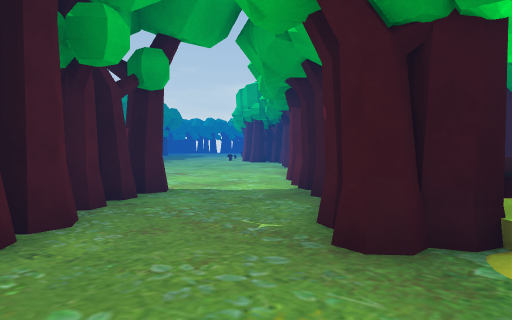
[1] (above)

24 first-person views from a walk through a scene from a Unity 3-D project. The camera is 1.4 m above the floor, tilts 2° down and sees 70° across. The floor is counted in squares, 2 m on a side. Each view is taken from the middle of a square. On the plan, view 1 faces up. The plan holds only what a view shows up to about 11 squares ahead; the rest is blank. The place goes on beyond the plan. Door leaves are left out, so doorways stand open.

[2]
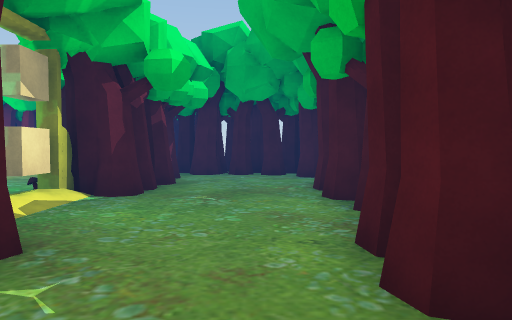

[3]
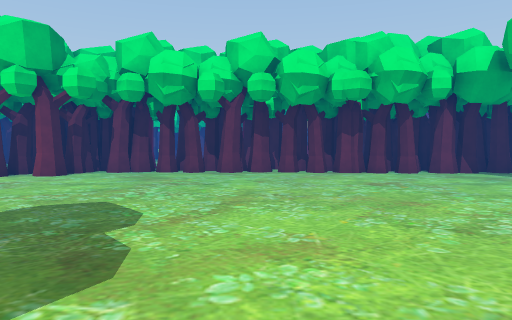

[4]
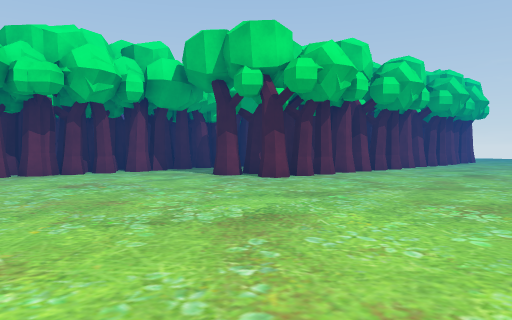

[5]
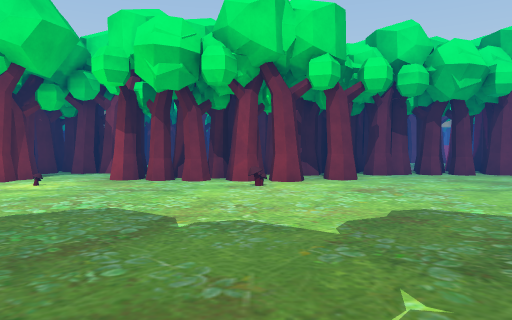

[6]
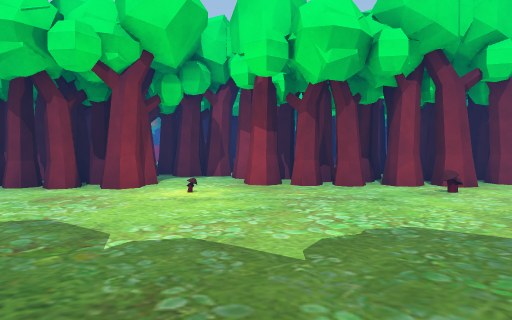

[7]
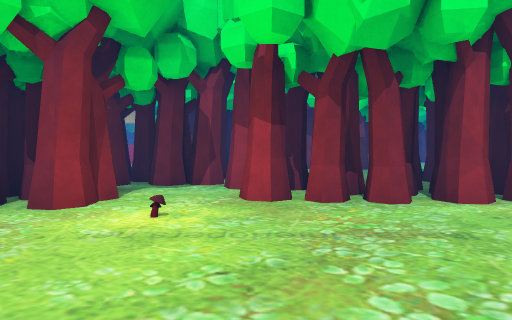

[8]
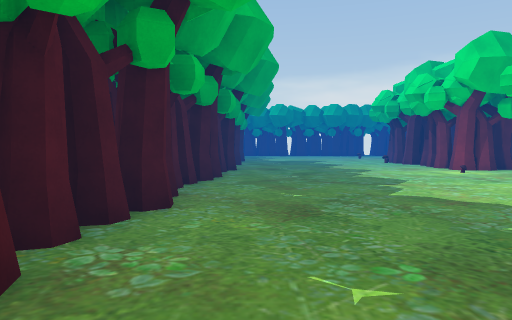

[9]
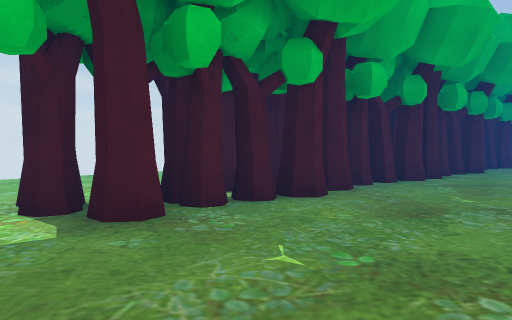

[10]
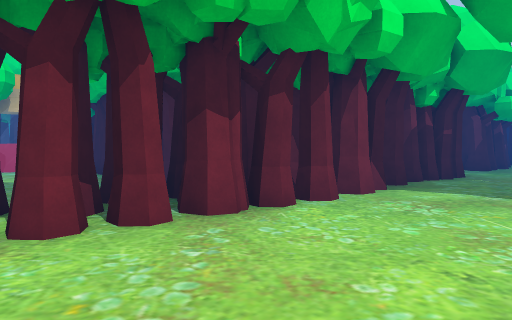

[11]
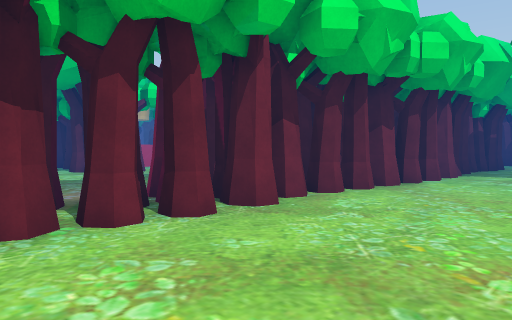

[12]
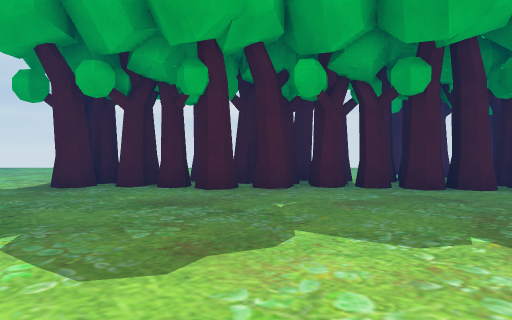

[13]
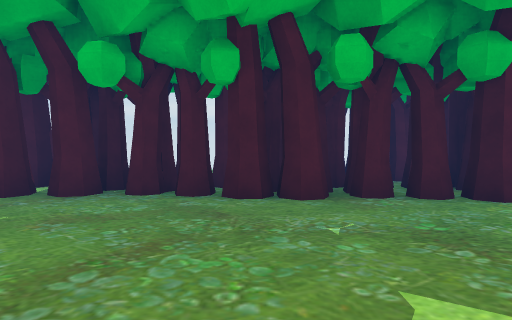

[14]
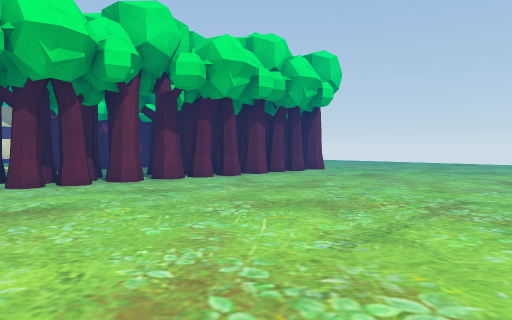

[15]
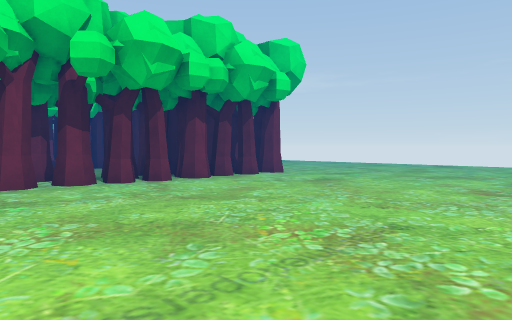

[16]
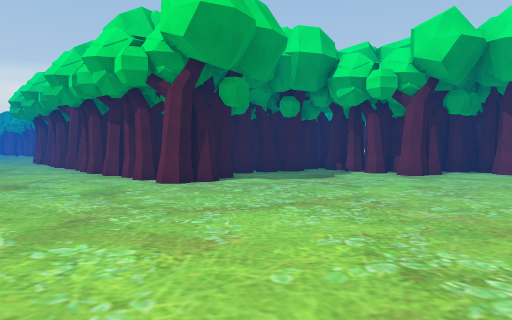

[17]
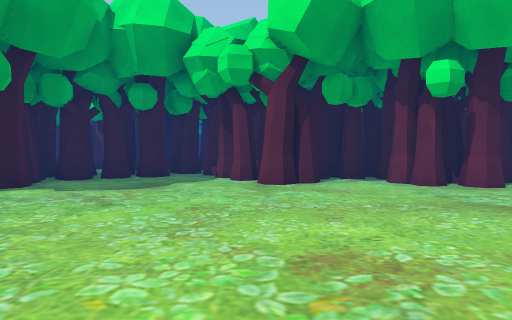

[18]
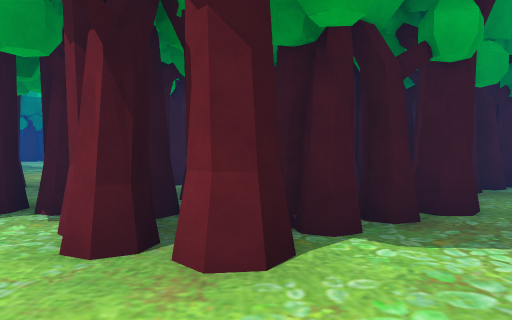

[19]
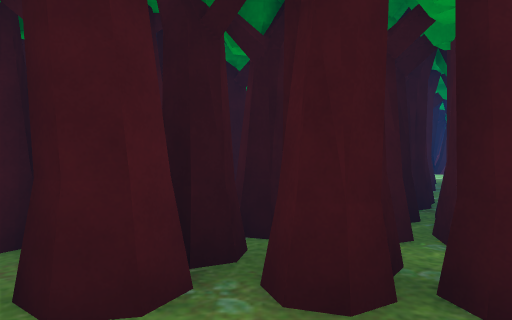

[20]
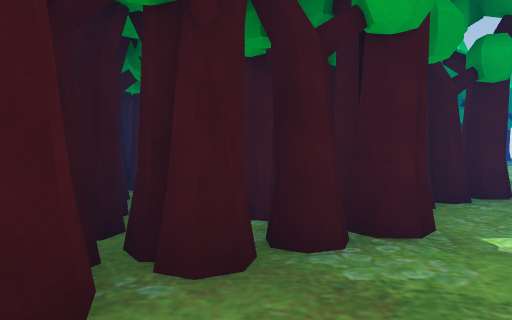

[21]
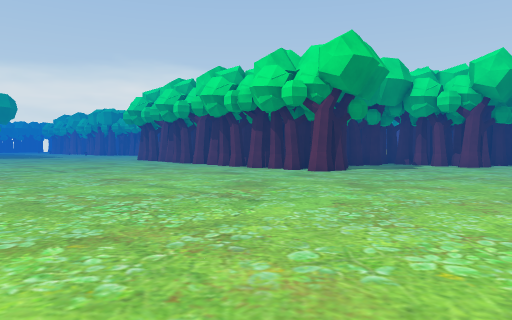

[22]
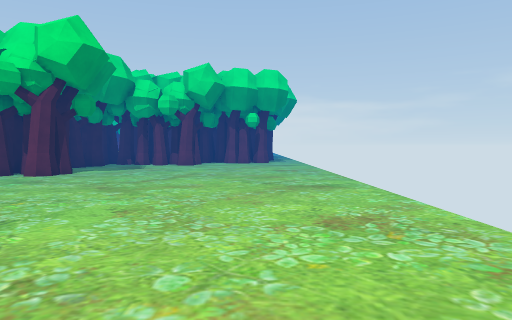

[23]
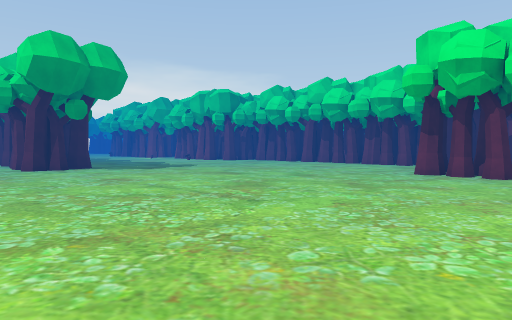

[24]
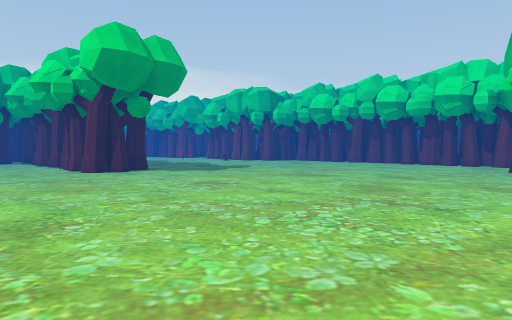

### Floor plan
Key: @ floor where view 1 was taken; # wall or solid block; . floor; D open door; = window, fence, low wall or low ledge; T tree.
Columns run from 14 left of view 1 to 12 right of it. Each row starts with its distance up from view 1.
 25    TTT     ...T###
 24   ##T##......T####T
 23   #TTT.........=#TT
 22   ##TT#.......###   TT
 21     ###.......##=    T
 20     #T........TT
 19     #T........#TT#
 18     ##........TTT#
 17     #TT.......###T
 16 ....#T.........#T#
 15 .....#..........T#
 14  ...TT..........TT...
 13   .............TT# .....
 12  ...............T# ..  #
 11  ..............T#T....##T
 10  ...............T#  ...==
  9  ..............###     #=
  8  ..............##TT  T#
  7 ...............##  #TT
  6 ............#..##
  5  ..........T#..##
  4 ...........T#..##
  3   .........T#..##
  2  . ........T....D
  1    .......T#T...D
  0    ........T#.@.D
 -1    .......TT#..##
 -2    .......#T...#  ..
 -3    .......#T...## ..
 -4    .......#TT...# ..
 -5   ........###T###
 -6   ........TTT.T##  T T
 -7   ........T.....###T T  ##
 -8   ..............##T     ##
 -9   .............TT#T#   ##
-10  .................T#  ###T
-11  ................#T #####
-12  ................TTTT#TT#TT
-13  ...................T...T..
-14    ...........  . .. ....

Where each view was taken, in squares from view 1:
view 1: 0 up, 0 right, facing up
view 2: 5 up, 1 left, facing down
view 3: 12 up, 9 left, facing right
view 4: 12 up, 9 left, facing down-right
view 5: 19 up, 8 left, facing right
view 6: 22 up, 7 left, facing right
view 7: 22 up, 5 left, facing right
view 8: 13 up, 7 left, facing up
view 9: 13 up, 5 left, facing up-left
view 10: 12 up, 2 left, facing down-right
view 11: 16 up, 2 left, facing down-right
view 12: 18 up, 2 left, facing left
view 13: 21 up, 3 left, facing left
view 14: 3 up, 11 left, facing down-right
view 15: 1 up, 11 left, facing down-right
view 16: 13 down, 8 left, facing up-right
view 17: 14 down, 4 left, facing up-right
view 18: 14 down, 2 right, facing up-right
view 19: 14 down, 8 right, facing up
view 20: 14 down, 7 right, facing up-right
view 21: 13 down, 13 left, facing up-right
view 22: 12 down, 13 left, facing right
view 23: 2 up, 13 left, facing up-right
view 24: 4 up, 14 left, facing up-right
